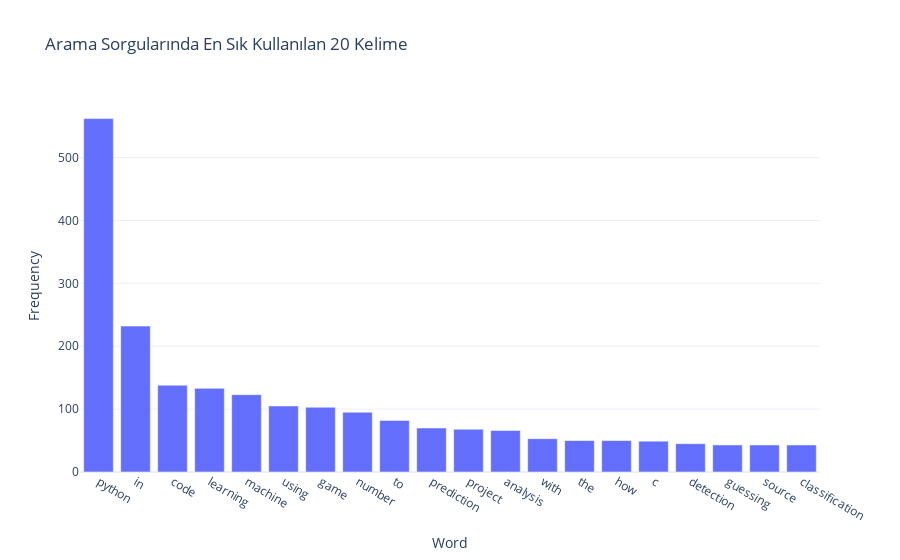

Notebook code for this chart:
### Code cell
# Sorguları temizlemek ve kelimelere ayırmak için fonksiyon
def clean_and_split(query):
    words = re.findall(r'\b[a-zA-Z]+\b', query.lower())
    return words

# Her sorguyu kelimelere ayır ve her kelimenin frekansını say
word_counts = Counter()
for query in q_df['Top queries']:
    word_counts.update(clean_and_split(query))

word_freq_df = pd.DataFrame(word_counts.most_common(20), columns=['Word', 'Frequency'])

# Kelime frekanslarını çizme
fig = px.bar(word_freq_df, x='Word', y='Frequency', title='Arama Sorgularında En Sık Kullanılan 20 Kelime')
fig.show()

### Figure 1 — Plotly figure (JSON) as saved in the notebook; plotly's stock layout.template omitted (floating-point values rounded to 4 significant figures)
{"data": [{"alignmentgroup": "True", "hovertemplate": "Word=%{x}<br>Frequency=%{y}<extra></extra>", "legendgroup": "", "marker": {"color": "#636efa", "pattern": {"shape": ""}}, "name": "", "offsetgroup": "", "orientation": "v", "showlegend": false, "textposition": "auto", "type": "bar", "x": ["python", "in", "code", "learning", "machine", "using", "game", "number", "to", "prediction", "project", "analysis", "with", "the", "how", "c", "detection", "guessing", "source", "classification"], "xaxis": "x", "y": [562, 232, 138, 133, 123, 105, 103, 95, 82, 70, 68, 66, 53, 50, 50, 49, 45, 43, 43, 43], "yaxis": "y"}], "layout": {"barmode": "relative", "legend": {"tracegroupgap": 0}, "title": {"text": "Arama Sorgularında En Sık Kullanılan 20 Kelime"}, "xaxis": {"anchor": "y", "domain": [0, 1], "title": {"text": "Word"}}, "yaxis": {"anchor": "x", "domain": [0, 1], "title": {"text": "Frequency"}}}}
